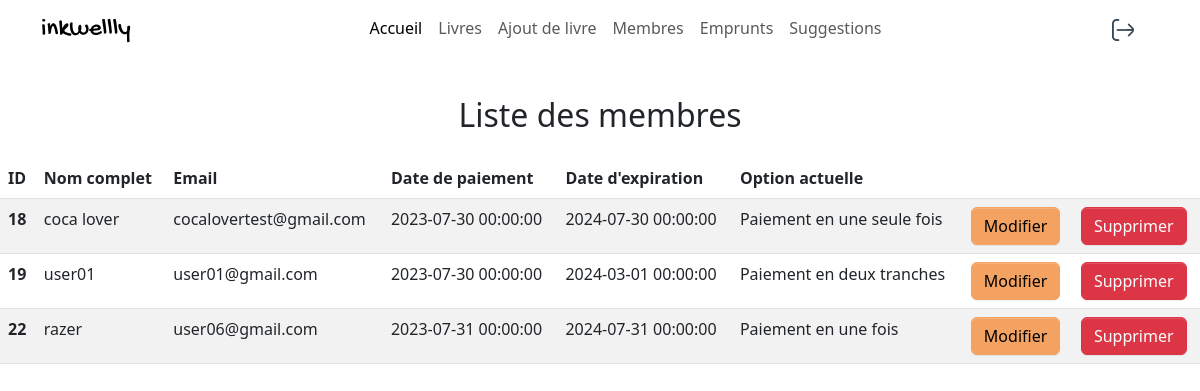
The page /index.php?action=admin_members (signed in) on the database as committed earlier.
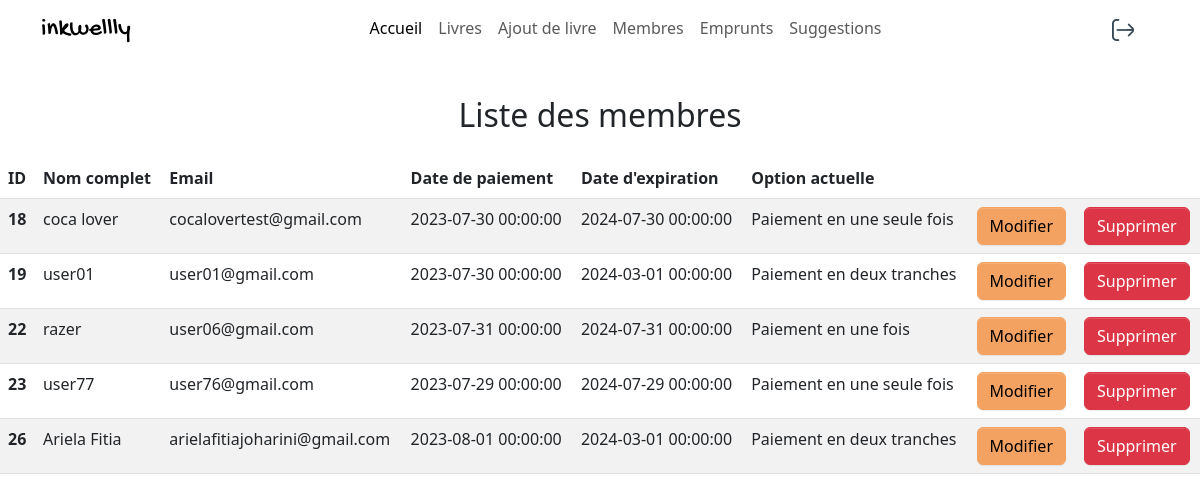
The same page on the database as committed later.
### tables this page shows
CREATE TABLE `contribution` (
  `id` int(11) NOT NULL,
  `payment_date` datetime NOT NULL,
  `expiration_date` datetime NOT NULL,
  `user_id` int(11) NOT NULL,
  `payment_option` varchar(50) NOT NULL
);

CREATE TABLE `user` (
  `id` int(11) NOT NULL,
  `fullname` varchar(128) NOT NULL,
  `password` varchar(256) NOT NULL,
  `email` varchar(128) NOT NULL,
  `status` varchar(32) NOT NULL
);

### src/controllers/admin_members.php (called while the page is built)
<?php
require_once('src/lib/database.php');
require_once('src/model/user.php');
function admin_members()
{
    $userRepository = new UserRepository(new DatabaseConnection());
    $members = $userRepository->getMembers();
    require('templates/admin_members.php');
}

### src/model/user.php (called while the page is built, shortened)
<?php
require_once('src/lib/database.php');
class UserRepository
{
    private DatabaseConnection $connection;
    public function __construct(DatabaseConnection $connection)
    {
        $this->connection = $connection;
    }
    public function getMembers(): array
    {
        $statement = $this->connection->getConnection()->prepare("SELECT u.id, u.fullname, u.email, c.payment_date, c.expiration_date, c.payment_option FROM `user` AS u LEFT JOIN contribution AS c ON u.id = c.user_id WHERE u.status = 'membre'");
        $statement->execute();
        $members = [];
        while (($row = $statement->fetch())) {
            $member = [
                'id' => $row['id'],
                'fullname' => $row['fullname'],
                'email' => $row['email'],
                'payment_date' => $row['payment_date'],
                'expiration_date' => $row['expiration_date'],
                'payment_option' => $row['payment_option']
            ];
            $members[] = $member;
        }
        return $members;
    }
}

### src/lib/database.php (called while the page is built)
<?php
class DatabaseConnection
{
    public ?PDO $database = null;
    public function getConnection(): PDO
    {
        if ($this->database === null) {
            $this->database = new PDO('mysql:host=localhost;dbname=library_website;charset=utf8', 'root', 'root');
        }
        return $this->database;
    }
}

### templates/admin_members.php (the view, shortened to what this page needs)
<section class="my-5">
    <h2 class="pb-3 text-center">Liste des membres</h2>
    <table class="table table-striped">
        <thead>
            <tr>
                <th scope="col">ID</th>
                <th scope="col">Nom complet</th>
                <th scope="col">Email</th>
                <th scope="col">Date de paiement</th>
                <th scope="col">Date d'expiration</th>
                <th scope="col">Option actuelle</th>
                <th scope="col"></th>
                <th scope="col"></th>
            </tr>
        </thead>
        <tbody>
            <?php foreach ($members as $member) { ?>
                <tr>
                    <th scope="row"><?= $member['id'] ?></th>
                    <td><?= $member['fullname'] ?></td>
                    <td><?= $member['email'] ?></td>
                    <td><?= $member['payment_date'] ?></td>
                    <td><?= $member['expiration_date'] ?></td>
                    <td><?= $member['payment_option'] ?></td>
                    <td>
                        <button type="button" class="btn btn-primary" data-bs-toggle="modal" data-bs-target="#exampleModal<?= $member['id'] ?>">
                            Modifier
                        </button>
                    </td>
                    <td>
                        <form method="POST" action="index.php?action=delete_member&amp;member_id=<?= $member['id']; ?>" onsubmit="return confirm('Êtes-vous sûr de vouloir supprimer ce membre ?')">
                            <button type="submit" class="btn btn-danger" name="delete_member">Supprimer</button>
                        </form>
                    </td>
                </tr>
            <?php } ?>
        </tbody>
    </table>
</section>
<?php require('layout_admin.php'); ?>

Rows that differ between the two databases and show on the page:
added contribution: user "23", user.fullname "user77", user.email "user76@gmail.com", payment_date "2023-07-29 00:00:00", expiration_date "2024-07-29 00:00:00", payment_option "Paiement en une seule fois"
added contribution: user "26", user.fullname "Ariela Fitia", user.email "arielafitiajoharini@gmail.com", payment_date "2023-08-01 00:00:00", expiration_date "2024-03-01 00:00:00", payment_option "Paiement en deux tranches"
